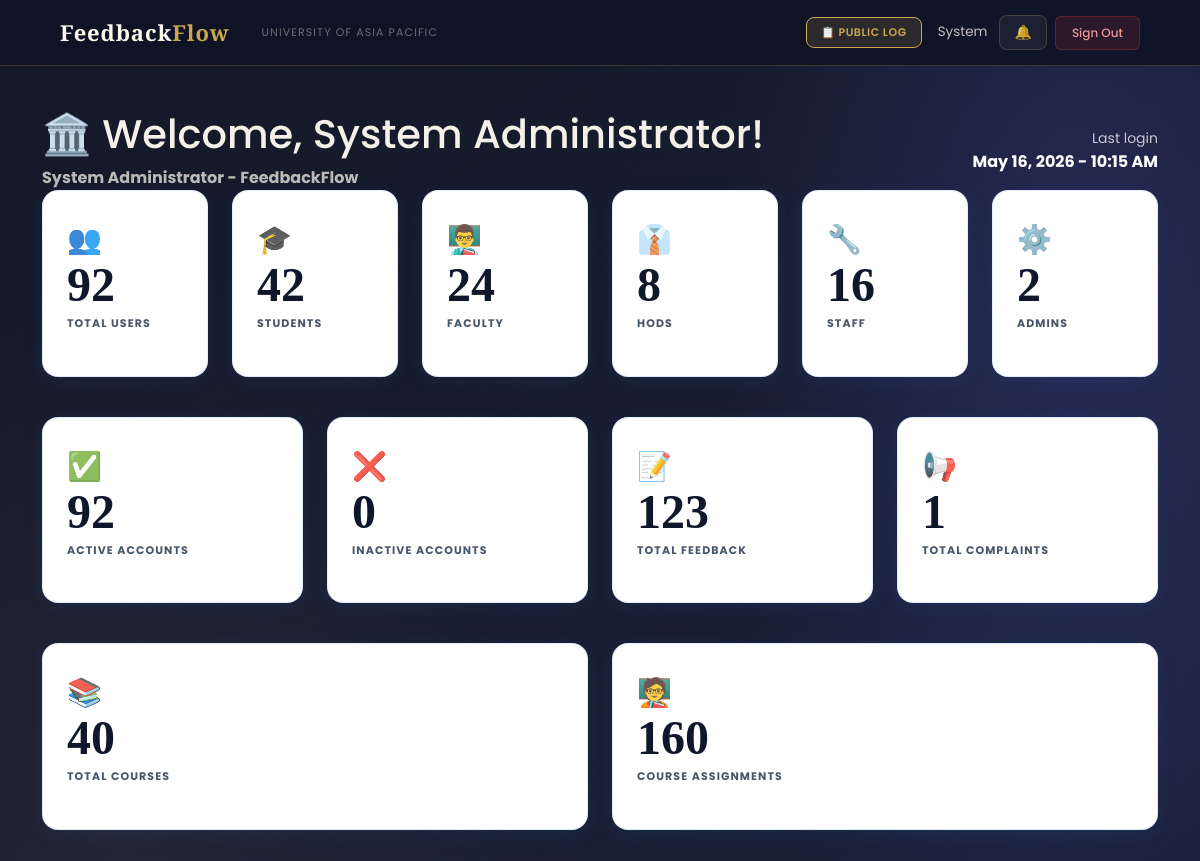
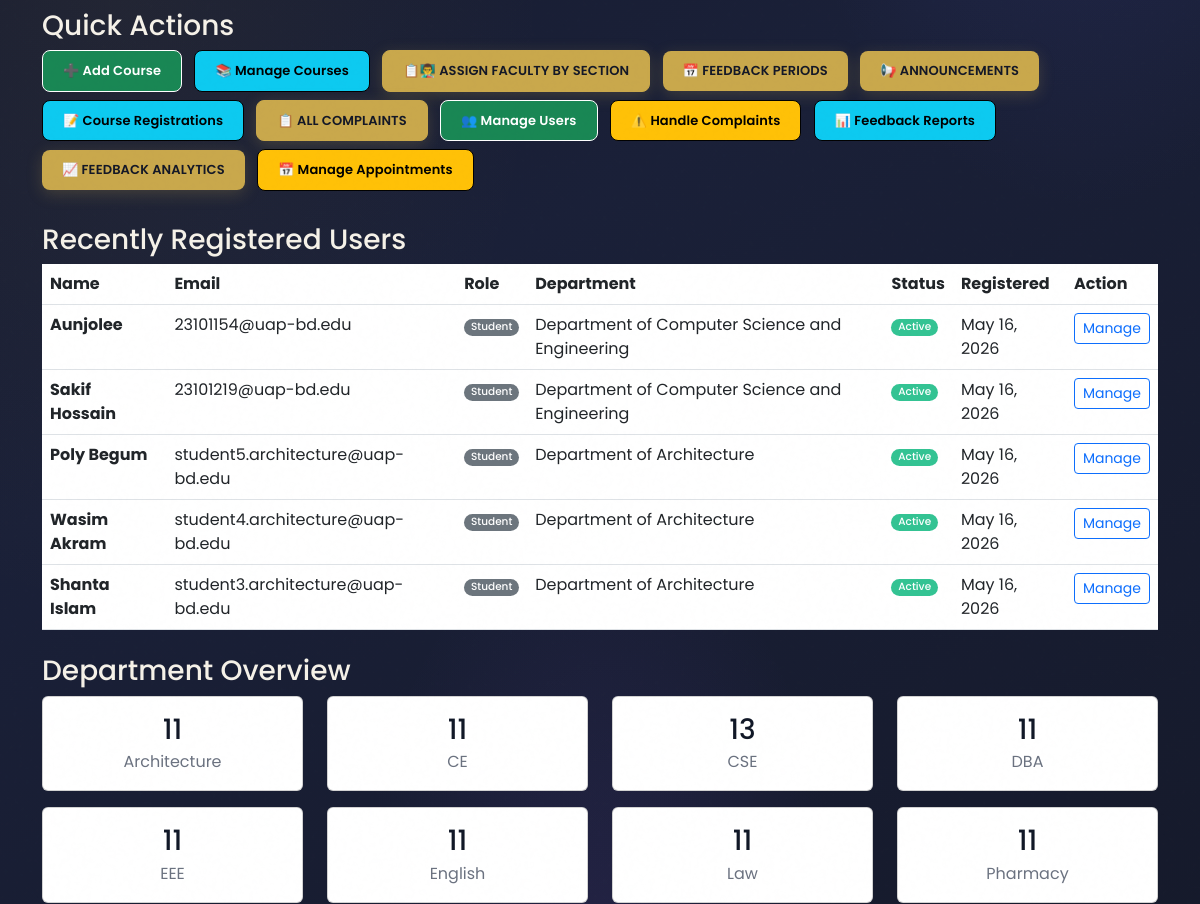
Before: /dashboard/admin/ (signed in, upper part) with the older database file (2 pictures, top to bottom).
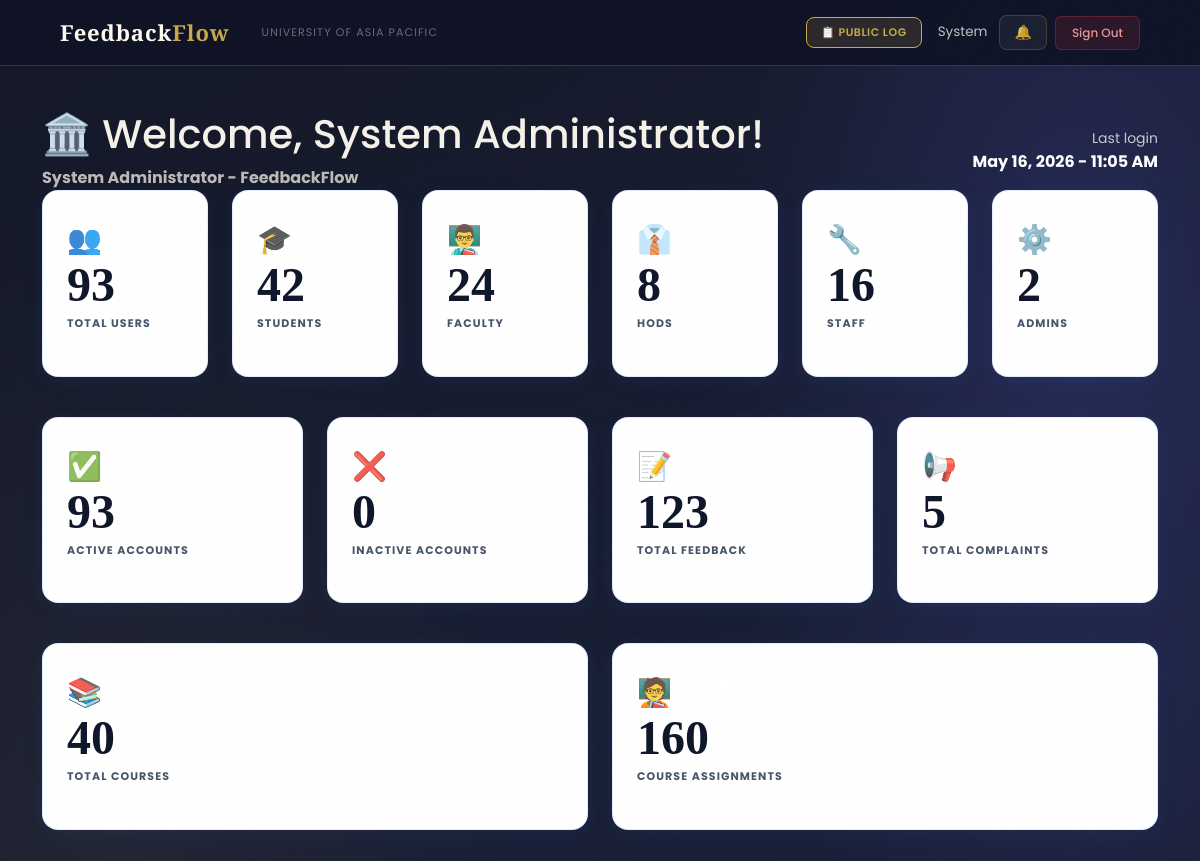
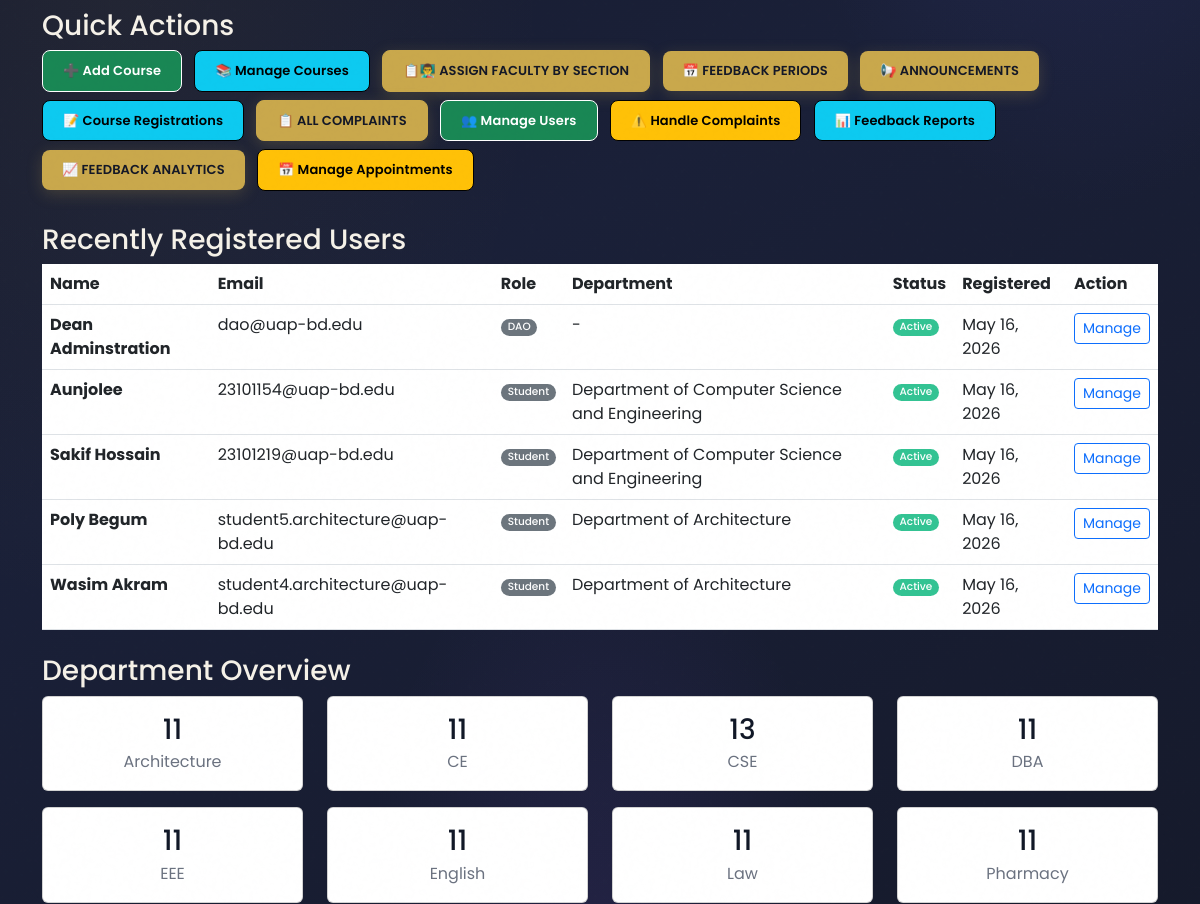
After: the same page with the newer database file (2 pictures, top to bottom).
### users/models.py (models this page shows, shortened)
class User(AbstractBaseUser, PermissionsMixin):
    ROLE_CHOICES = (
        ('Student', 'Student'),
        ('Faculty', 'Faculty'),
        ('HOD', 'Head of Department'),
        ('Staff', 'Staff'),
        ('DAO', 'Dean of Administration Office'),
        ('Admin', 'Administrator'),
        ('Committee', 'Committee Member'),
    )
    DEPARTMENT_CHOICES = (
        ('DBA', 'Department of Business Administration'),
        ('CSE', 'Department of Computer Science and Engineering'),
        ('CE', 'Department of Civil Engineering'),
        ('EEE', 'Department of Electrical and Electronic Engineering'),
        ('Pharmacy', 'Department of Pharmacy'),
        ('Law', 'Department of Law and Human Rights'),
        ('English', 'Department of English'),
        ('Architecture', 'Department of Architecture'),
    )
    COMMITTEE_TYPE_CHOICES = (
        ('Harassment Committee', 'Harassment Committee'),
        ('Proctorial Committee', 'Proctorial Committee'),
    )
    email       = models.EmailField(unique=True, max_length=255)
    full_name   = models.CharField(max_length=150)
    role        = models.CharField(max_length=20, choices=ROLE_CHOICES)
    department  = models.CharField(max_length=100, choices=DEPARTMENT_CHOICES, null=True, blank=True)
    student_id  = models.CharField(max_length=50, unique=True, null=True, blank=True)
    committee_type = models.CharField(
        max_length=50,
        choices=COMMITTEE_TYPE_CHOICES,
        null=True, blank=True
    )
    is_active   = models.BooleanField(default=True)
    is_staff    = models.BooleanField(default=False)
    created_at  = models.DateTimeField(auto_now_add=True)
    updated_at  = models.DateTimeField(auto_now=True)
    USERNAME_FIELD  = 'email'
    REQUIRED_FIELDS = ['full_name']
    objects = UserManager()
    class Meta:
        verbose_name        = 'User'
        verbose_name_plural = 'Users'
        ordering            = ['-created_at']
    def get_short_name(self):
        return self.full_name.split()[0] if self.full_name else self.email

### users/views.py (the view)
# urls.py: path('dashboard/admin/',     views.admin_dashboard,     name='admin_dashboard'),
@login_required
def admin_dashboard(request):
    if request.user.role != 'Admin':
        messages.error(request, 'Access denied. Admin only.')
        return redirect('login')
    user_stats         = User.objects.values('role').annotate(count=Count('id'))
    role_counts        = {stat['role']: stat['count'] for stat in user_stats}
    total_feedback     = Feedback.objects.count()
    total_complaints   = Complaint.objects.count()
    pending_complaints = Complaint.objects.filter(status='Pending').count()
    context = {
        'page_title':         'Admin Dashboard',
        'user':               request.user,
        'total_users':        User.objects.count(),
        'total_courses':      Course.objects.count(),
        'total_assignments':  CourseAssignment.objects.count(),
        'student_count':      role_counts.get('Student', 0),
        'faculty_count':      role_counts.get('Faculty', 0),
        'hod_count':          role_counts.get('HOD', 0),
        'staff_count':        role_counts.get('Staff', 0),
        'admin_count':        role_counts.get('Admin', 0),
        'active_users':       User.objects.filter(is_active=True).count(),
        'inactive_users':     User.objects.filter(is_active=False).count(),
        'department_stats':   User.objects.filter(department__isnull=False).values('department').annotate(count=Count('id')),
        'total_feedback':     total_feedback,
        'total_complaints':   total_complaints,
        'pending_complaints': pending_complaints,
        'recent_users':       User.objects.order_by('-created_at')[:5],
    }
    return render(request, 'users/admin_dashboard.html', context)

### users/context_processors.py (called while the page is built)
def notifications_count(request):
    if request.user.is_authenticated:
        from users.models import Notification, Announcement
        count = Notification.objects.filter(
            recipient=request.user,
            is_read=False
        ).count()
        active_announcements = []
        for ann in Announcement.objects.filter(is_active=True).order_by('-created_at')[:10]:
            if ann.is_visible_to(request.user):
                active_announcements.append(ann)
            if len(active_announcements) >= 3:
                break
        return {
            'unread_notifications_count': count,
            'active_announcements': active_announcements,
        }
    return {'unread_notifications_count': 0, 'active_announcements': []}

### users/templates/users/admin_dashboard.html (shortened to what the changed rows need)
{% extends 'users/dashboard_base.html' %}
{% block content %}
<div class="container mt-4">
    <div class="dashboard-header">
        <div class="row align-items-center">
            <div class="col-md-8">
                <h1>🏛️ Welcome, {{ user.full_name }}!</h1>
                <p class="mb-0 opacity-75">
                    <strong>System Administrator - FeedbackFlow</strong>
                </p>
            </div>
            <div class="col-md-4 text-end">
                <div class="text-white">
                    <small class="opacity-75">Last login</small><br>
                    <strong>{{ user.last_login|date:"M d, Y - h:i A"|default:"First time login" }}</strong>
                </div>
            </div>
        </div>
    </div>
    <div class="row mb-4">
        <div class="col-lg-2 col-md-4 col-sm-6 mb-3">
            <div class="stat-card blue">
                <span class="stat-icon">👥</span>
                <h2 class="stat-number">{{ total_users }}</h2>
                <p class="stat-label">Total Users</p>
            </div>
        </div>
        <div class="col-lg-2 col-md-4 col-sm-6 mb-3">
            <div class="stat-card purple">
                <h2 class="stat-number">{{ student_count }}</h2>
            </div>
        </div>
        <div class="col-lg-2 col-md-4 col-sm-6 mb-3">
            <div class="stat-card green">
                <h2 class="stat-number">{{ faculty_count }}</h2>
            </div>
        </div>
        <div class="col-lg-2 col-md-4 col-sm-6 mb-3">
            <div class="stat-card yellow">
                <h2 class="stat-number">{{ hod_count }}</h2>
            </div>
        </div>
        <div class="col-lg-2 col-md-4 col-sm-6 mb-3">
            <div class="stat-card indigo">
                <h2 class="stat-number">{{ staff_count }}</h2>
            </div>
        </div>
        <div class="col-lg-2 col-md-4 col-sm-6 mb-3">
            <div class="stat-card red">
                <h2 class="stat-number">{{ admin_count }}</h2>
            </div>
        </div>
    </div>
    <div class="row mb-4">
        <div class="col-lg-3 col-md-6 mb-3">
            <div class="stat-card green">
                <span class="stat-icon">✅</span>
                <h2 class="stat-number">{{ active_users }}</h2>
                <p class="stat-label">Active Accounts</p>
            </div>
        </div>
        <div class="col-lg-3 col-md-6 mb-3">
            <div class="stat-card yellow">
                <h2 class="stat-number">{{ inactive_users }}</h2>
            </div>
        </div>
        <div class="col-lg-3 col-md-6 mb-3">
            <div class="stat-card blue">
                <h2 class="stat-number">{{ total_feedback }}</h2>
            </div>
        </div>
        <div class="col-lg-3 col-md-6 mb-3">
            <div class="stat-card purple">
                <span class="stat-icon">📢</span>
                <h2 class="stat-number">{{ total_complaints }}</h2>
                <p class="stat-label">Total Complaints</p>
            </div>
        </div>
    </div>
    <div class="row mb-4">
        <div class="col-lg-6 col-md-6 mb-3">
            <div class="stat-card blue">
                <h2 class="stat-number">{{ total_courses }}</h2>
            </div>
        </div>
        <div class="col-lg-6 col-md-6 mb-3">
            <div class="stat-card green">
                <h2 class="stat-number">{{ total_assignments }}</h2>
            </div>
        </div>
    </div>
    <div class="row mb-4">
        <div class="col-12">
            <div class="modern-table">
                <table class="table table-hover mb-0">
                    <thead>
                    <tr>
                        <th>Name</th>
                        <th>Email</th>
                        <th>Role</th>
                        <th>Department</th>
                        <th>Status</th>
                        <th>Registered</th>
                        <th>Action</th>
                    </tr>
                    </thead>
                    <tbody>
                    {% for recent_user in recent_users %}
                    <tr>
                        <td><strong>{{ recent_user.full_name }}</strong></td>
                        <td>{{ recent_user.email }}</td>
                        <td>
                            <span class="badge bg-secondary">{{ recent_user.role }}</span>
                        </td>
                        <td>{{ recent_user.get_department_display|default:"-" }}</td>
                        <td>
                            {% if recent_user.is_active %}
                            <span class="badge bg-success">Active</span>
                            {% else %}
                            <span class="badge bg-danger">Inactive</span>
                            {% endif %}
                        </td>
                        <td>{{ recent_user.created_at|date:"M d, Y" }}</td>
                        <td>
                            <a href="{% url 'admin_user_edit' recent_user.id %}" class="btn btn-sm btn-outline-primary">Manage</a>
                        </td>
                    </tr>
                    {% empty %}
                    <tr>
                        <td colspan="7" class="text-center text-muted">No users registered yet</td>
                    </tr>
                    {% endfor %}
                    </tbody>
                </table>
            </div>
        </div>
    </div>
    <div class="row mb-4">
        <div class="col-12">
            <div class="row">
                {% for dept_stat in department_stats %}
                <div class="col-md-3 mb-3">
                    <div class="card info-card">
                        <div class="card-body text-center">
                            <h3 class="mb-1">{{ dept_stat.count }}</h3>
                            <p class="text-muted mb-0">{{ dept_stat.department }}</p>
                        </div>
                    </div>
                </div>
                {% empty %}
                <div class="col-12">
                    <div class="alert alert-info">
                        No department statistics available yet
                    </div>
                </div>
                {% endfor %}
            </div>
        </div>
    </div>
</div>
{% endblock %}

### users/templates/users/base.html (shortened to what this page needs)
<!DOCTYPE html>
<html lang="en">
<head>
    <link href="https://cdn.jsdelivr.net/npm/bootstrap@5.3.0/dist/css/bootstrap.min.css" rel="stylesheet">
</head>
<body>
    <nav class="navbar navbar-expand-lg">
        <div class="container-fluid d-flex align-items-center gap-3">
            <a class="navbar-brand" href="/">Feedback<em>Flow</em></a>
            <span class="navbar-text d-none d-md-inline">University of Asia Pacific</span>
            {% if user.is_authenticated %}
            <div class="ms-auto d-flex align-items-center gap-2">
                <a href="{% url 'public_log' %}" class="btn-bell"
                    style="font-size:11px; font-weight:600; text-transform:uppercase; letter-spacing:0.05em; background:rgba(201,168,76,.15); color:var(--gold) !important; border-color:var(--gold) !important;">
                    📋 Public Log
                </a>
                <span class="nav-user-info d-none d-md-inline ms-2">{{ user.get_short_name }}</span>
                <a href="{% url 'notifications' %}" class="btn-bell ms-1">
                    🔔
                </a>
                <a href="{% url 'logout' %}" class="btn-logout">Sign Out</a>
            </div>
            {% endif %}
        </div>
    </nav>
    <main>
        {% block content %}{% endblock %}
    </main>
</body>
</html>

Changed rows visible on the page:
no longer on this page (row unchanged): User: full_name "Shanta Islam", email "student3.architecture@uap-bd.edu", role "Student", department "Department of Architecture", is_active "Active", created_at "May 16, 2026"
changed User "System Administrator": last_login "May 16, 2026 - 10:15 AM" → "May 16, 2026 - 11:05 AM"
added User: full_name "Dean Adminstration", email "dao@uap-bd.edu", role "DAO", department "-", is_active "Active", created_at "May 16, 2026"
Other visible differences:
{{ total_users }}: "92" → "93"
{{ active_users }}: "92" → "93"
{{ total_complaints }}: "1" → "5"
